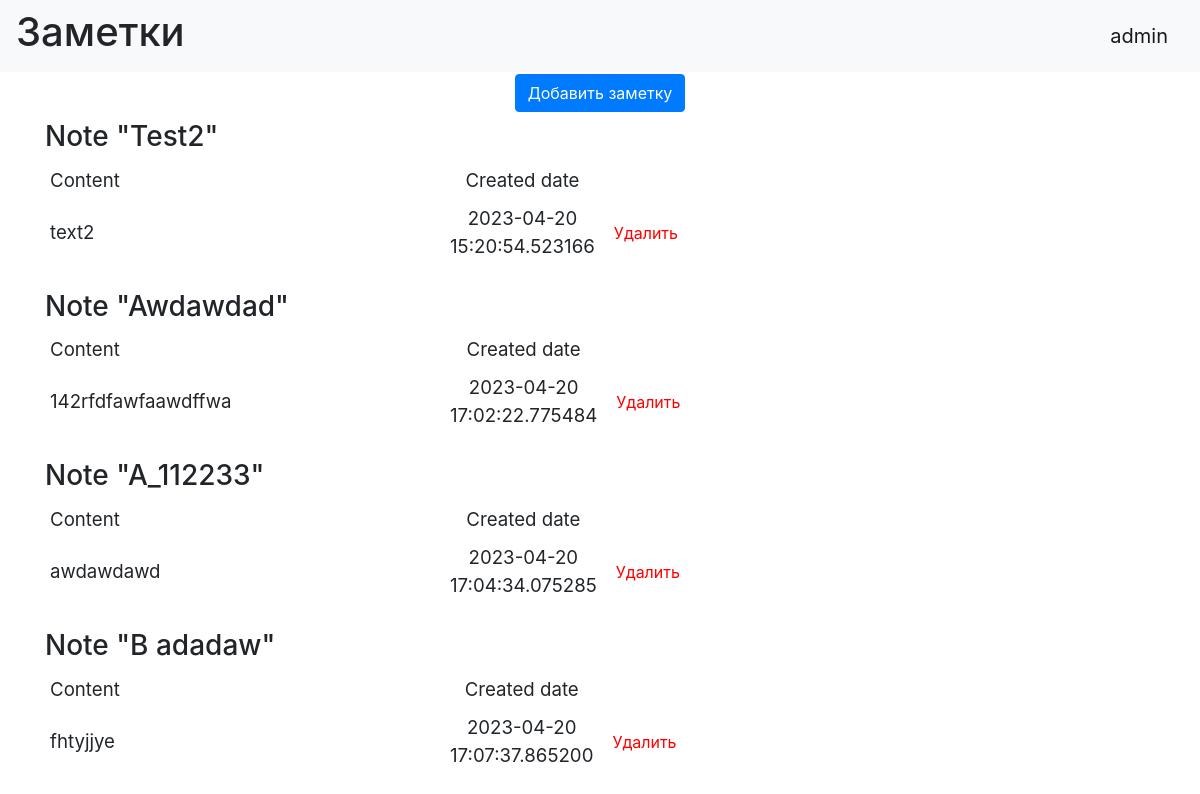
/ (signed in), run on the app's committed database.
### data/users.py (models this page shows, shortened)
class User(SqlAlchemyBase, UserMixin, SerializerMixin):
    __tablename__ = 'users'
    id = sqlalchemy.Column(sqlalchemy.Integer,
                           primary_key=True, autoincrement=True)
    name = sqlalchemy.Column(sqlalchemy.String, nullable=True)
    login = sqlalchemy.Column(sqlalchemy.String,
                              index=True, unique=True)
    hashed_password = sqlalchemy.Column(sqlalchemy.String, nullable=True)
    created_date = sqlalchemy.Column(sqlalchemy.DateTime,
                                     default=datetime.datetime.now)

### data/notes.py (models this page shows)
class Note(SqlAlchemyBase, UserMixin, SerializerMixin):
    __tablename__ = 'notes'
    id = sqlalchemy.Column(sqlalchemy.Integer,
                           primary_key=True, autoincrement=True)
    title = sqlalchemy.Column(sqlalchemy.String, nullable=True)
    content = sqlalchemy.Column(sqlalchemy.String, nullable=True)
    created_date = sqlalchemy.Column(sqlalchemy.DateTime,
                                     default=datetime.datetime.now)
    user_id = sqlalchemy.Column(sqlalchemy.Integer,
                                sqlalchemy.ForeignKey("users.id"))
    user = orm.relationship('User')

### main.py (the view)
@app.route("/")
def index():
    session = db_session.create_session()
    notes = []
    auth = False
    try:
        a = current_user.id
        auth = True
    except Exception:
        auth = False
    if auth:
        if current_user.login == "admin":
            notes = list(session.query(Note))
        else:
            notes = list(session.query(Note).filter(current_user.id == Note.user_id))
    return render_template("index.html", notes=notes)

### data/db_session.py (called while the page is built)
def create_session() -> Session:
    global __factory
    return __factory()

### main.py (called while the page is built)
@login_manager.user_loader
def load_user(user_id):
    db_sess = db_session.create_session()
    return db_sess.query(User).get(user_id)

### templates/index.html (shortened to what this page needs)
{% extends "base.html" %}
{% block content %}
<h2 align="center"><a class="btn btn-primary" href="/add">Добавить заметку</a></h2>
{% for note in notes %}
<h3>Note "{{ note.title.capitalize() }}"</h3>
<div class="table_container">
    <table class="my_table">
        <tr class="my_row">
            <td class="title" width="400px"> Content</td>
            <td class="title" width="150px" align="center">Created date</td>
            <td width="50"></td>
        </tr>
        <tr class="my_row">
            <td class="ordinary">{{ note.content }} </td>
            <td class="ordinary" align="center">{{ note.created_date }} </td>
            <td width="50"><a class="btn btn-delete" href="/del/{{note.id}}">Удалить</a></td>
        </tr>
    </table>
</div>
<br>
{% endfor %}
{% endblock %}

### templates/base.html (shortened to what this page needs)
<!DOCTYPE html>
<html lang="en">
<head>
    <link rel="stylesheet" href="https://stackpath.bootstrapcdn.com/bootstrap/4.4.1/css/bootstrap.min.css">
    <link rel="stylesheet" type="text/css" href="../static/css/styles.css" />
</head>
  <body>
    <header>
      <nav class="navbar navbar-light bg-light">
          <h1>Заметки</h1>
        {% if current_user.is_authenticated %}
          <a class="navbar-brand" href="/logout">{{ current_user.name }}</a>
        {% else %}
            <p>
                <a class="btn btn-primary " href="/register">Зарегистрироваться</a>
                <a class="btn btn-success" href="/login">Войти</a>
            </p>
        {% endif %}
      </nav>
    </header>
    <main role="main" class="container">
        {% block content %}{% endblock %}
    </main>
  </body>
</html>

### static/css/styles.css (style rules this page uses)
td.title { background-color: "#dddddd"; align: "center"; font-size: 14pt; padding: 5px; }
td.ordinary { background-color: "#eeeeff"; align: "center"; font-size: 14pt; padding: 5px; }
.btn-delete { color: #ff0000; background-color: "#aaaaaa"; }

### data on the page
User: name "admin"
Note: title "Test2", content "text2", created_date "2023-04-20 15:20:54.523166"
Note: title "Awdawdad", content "142rfdfawfaawdffwa", created_date "2023-04-20 17:02:22.775484"
Note: title "A_112233", content "awdawdawd", created_date "2023-04-20 17:04:34.075285"
Note: title "B adadaw", content "fhtyjjye", created_date "2023-04-20 17:07:37.865200"
